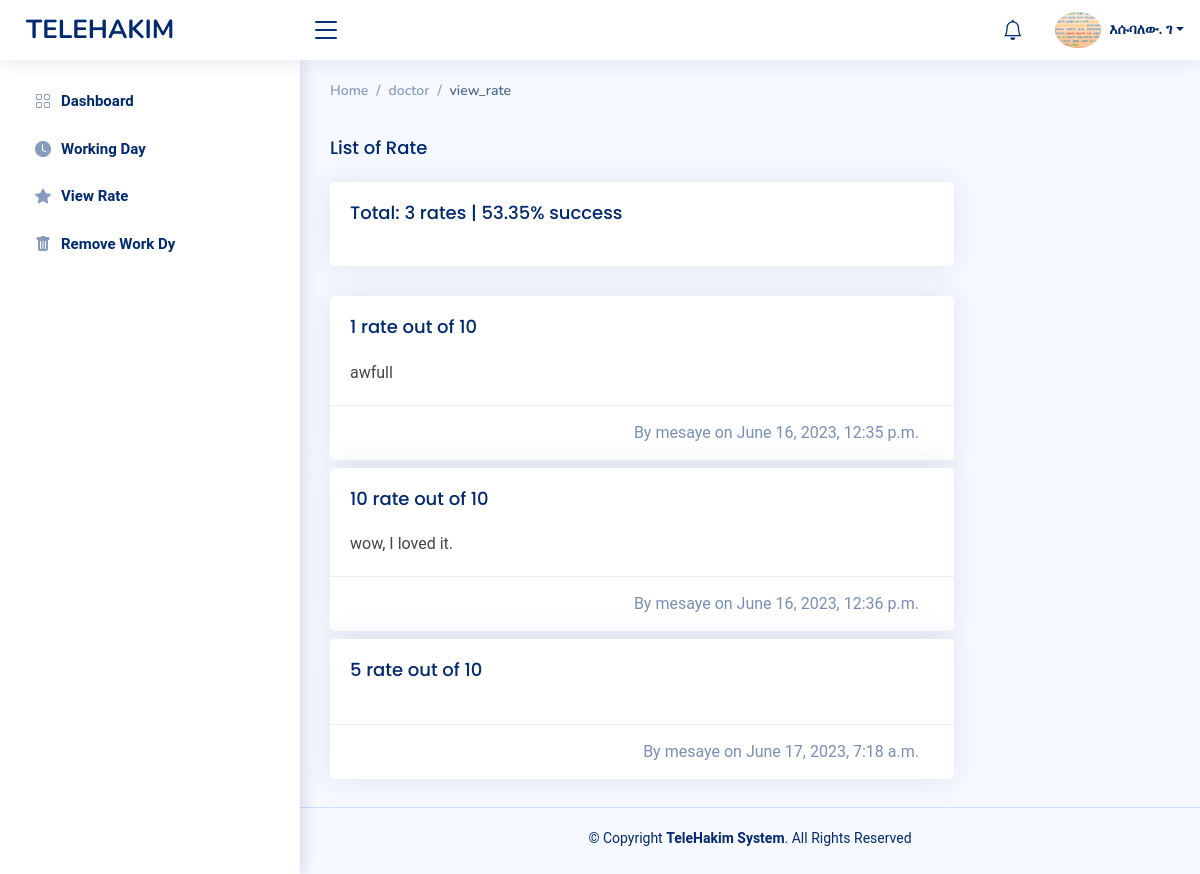
Page /dashboard/doctor/?pages=view_rate (signed in) on the committed database.
### account/models.py (models this page shows, shortened)
class Doctor(models.Model):
    SPECIALITY_CHOICES = [
        ('Dermatologist', 'Dermatologist'),
        ('Dentist', 'Dentist'),
        ('Sexologist', 'Sexologist'),
        ('Dietitian/Nutritionist', 'Dietitian/Nutritionist'),
        ('General Physician', 'General Physician'),
        ('Orthopedist', 'Orthopedist'),
        ('Gynaecologist', 'Gynaecologist'),
        ('Pediatrics', 'Pediatrics'),
        ('Psychologist', 'Psychologist'),
    ]
    first_name = models.CharField(max_length=100)
    last_name = models.CharField(max_length=100)
    email = models.EmailField(max_length=100, unique=True)
    phone = models.CharField(max_length=100, unique=True)
    password = models.CharField(max_length=100)
    address = models.CharField(max_length=100)
    date_of_birth = models.DateField(blank=True, null=True)
    specialization = models.CharField(max_length=100, choices=SPECIALITY_CHOICES)
    document = models.FileField(upload_to='doctor_document')
    photo = models.ImageField(upload_to='doctor_photo', blank=True, default='user_avatar.png')
    is_verified = models.BooleanField(default=False)
    degree = models.CharField(max_length=100, null=True, blank=True)
    experience = models.CharField(max_length=100, default='0')
    about = models.TextField(max_length=500, null=True, blank=True)
    fee = models.IntegerField(default=0)
    hospital = models.CharField(max_length=100, null=True, blank=True)
    account_number = models.CharField(max_length=100, null=True, blank=True)

class Patient(models.Model):
    first_name = models.CharField(max_length=100, )
    last_name = models.CharField(max_length=100)
    email = models.EmailField(max_length=100, unique=True)
    phone = models.CharField(max_length=100, unique=True)
    password = models.CharField(max_length=100)
    address = models.CharField(max_length=100, null=True, blank=True)
    date_of_birth = models.DateField(null=True, blank=True)
    photo = models.ImageField(upload_to='patient_photo', blank=True, default='user_avatar.png')
    is_admin = models.BooleanField(max_length=5, default=False)
    is_patient = models.BooleanField(max_length=5, default=False)

### dashboard/models.py (models this page shows, shortened)
class Rate(models.Model):
    class Meta:
        ordering = ('date',)
    user = models.ForeignKey(Patient, on_delete=models.CASCADE, null=True, related_name='user_rate')
    doctor = models.ForeignKey(Doctor, on_delete=models.CASCADE, null=True, related_name='doctor_rate')
    rate = models.IntegerField(default=0)
    comment = models.CharField(max_length=200, null=True, blank=True)
    date = models.DateTimeField(auto_now_add=True, null=True)

### dashboard/views.py (the view, shortened to what this page needs)
# urls.py: path('doctor/', doctor_dashboard, name="doctor-dashboard"),
def doctor_dashboard(request):
    page = request.GET.get('pages')
    app_id = request.GET.get('app_id')
    user = user_info(request)
    user_role = u_role(request)
    rates = Rate.objects.filter(doctor=user)
    update_form = DoctorUpdateForm(instance=user)
    list_schedule = []
    unique_dates = []
    context = {
        'page': page,
        'user': user,
        'user_role': user_role,
        'app_id': app_id,
        'histories': Appointment.objects.filter(doctor=user).order_by('status'),
        'rate_info': {
            'rates': rates,
            'total_rate': sum(obj.rate for obj in rates),
            'total_percent': ((sum(obj.rate for obj in rates) + 0.01) / ((10 * len(rates)) + 0.01)) * 100,
        },
        'book_info': {
            'dates': sorted(unique_dates)[:6],
            'schedules': list_schedule,
            'doc_email': user.email,
        },
        'notifications': [
            a for a in Appointment.objects.filter(doctor=user) if
            (a.left_time.total_seconds() > 0) and (a.left_time.total_seconds() <= 1800)
        ],
        'doctor_form': DoctorRegistrationForm(),
        'update_form': update_form,
    }
    automate_email(request)
    return render(request, 'telehakim/doctor-page.html', context)

### templates/telehakim/doctor-page.html (shortened to what this page needs)
{% extends 'telehakim/main_base.html' %}
{% block aside %}
<aside id="sidebar" class="sidebar">
    <ul class="sidebar-nav" id="sidebar-nav">
        <li class="nav-item">
            <a class="nav-link collapsed" href="{% url 'dashboard:doctor-dashboard' %}">
                <i class="bi bi-grid"></i>
                <span>Dashboard</span>
            </a>
        </li>
        <li class="nav-item">
            <a class="nav-link collapsed" href="{% url 'dashboard:doctor-dashboard' %}?pages=working_day">
                <i class="bi bi-clock-fill"></i><span>Working Day</span>
            </a>
        </li>
        <li class="nav-item">
            <a class="nav-link collapsed" href="{% url 'dashboard:doctor-dashboard' %}?pages=view_rate">
                <i class="bi bi-star-fill"></i>
                <span>View Rate</span>
            </a>
        </li>
        <li class="nav-item">
            <a class="nav-link collapsed" href="{% url 'dashboard:doctor-dashboard' %}?pages=remove_day">
                <i class="bi bi-trash-fill"></i>
                <span>Remove Work Dy</span>
            </a>
        </li>
    </ul>
</aside>
{% endblock %}
{% block middle_breadcrumb %}
doctor
{% endblock %}
{% block active_breadcrumb %}
{% if page == None %}
dashboard
{% elif page|slice:":4" == 'chat' %}
chatting
{% elif page == "working_day" %}
add_working_day
{% elif page == "remove_day" %}
remove_working_day
{% elif page == 'profile' %}
profile
{% elif page == 'view_rate' %}
view_rate
{% endif %}
{% endblock %}
{% block middle %}
{% load static %}
{% if page == "working_day" %}
<div class="row">
    <div class="col-lg-9">
        <h5 class="card-title">Add Working date</h5>
        <div class="card p-5">
            <form action="{% url 'appointment:fill-date' %}" method="post" class="row g-3">
                {% csrf_token %}
                <div class="col-12">
                    <label for="inputDate1" class="form-label">Initial | Specific Date</label>
                    <input id="inputDate1" name="date-first" type="date" class="form-control" , required>
                </div>
                <div class="col-12">
                    <label for="inputDate" class="form-label">Final Date</label>
                    <input id="inputDate" name="date-final" type="date" class="form-control">
                </div>
                <div class="col-12">
                    <label for="floatingTextarea" class="form-label">Free Time</label>
                    <textarea class="form-control" name="date-input" placeholder="Address" required
                              id="floatingTextarea"
                              style="height: 100px;"></textarea>
                </div>
                <div class="float-end col-4">
                    <input type="submit" name="fill_date" value="ADD" class="form-control btn btn-primary">
                </div>
            </form>
        </div>
        <div class="card p-5">
            <h5 class="card-title">How to fill my work day?</h5>
            <p>
                Fill in only the initial or specific date if your schedule is different for particular date,
                and then fill in the free time in the text area.
            </p>
            <p>
                Fill in the start and end dates if your schedule is the same for the range of dates,
                and then fill in the free time in the text box.
            </p>
            <p>
                Use the suggested format: <span style="font-family:monospace; color:red;font-size:19px">Start-time - end-time:d|n.</span><br>
                <span style="font-family:monospace; color:red;font-size:19px">Note:</span> don't use minute here and
                both n and d are case-insensitive.
                <br><br>
                3-5:d -> from morning 3:00 to 5:00, d-> refers to day, n->for night <br>
                10-12:d -> from 10:00 to 12:00, in afternoon <br>
                7-8:N -> from 7:00 to 8:00, in Night <br>
            </p>
            <p>
                Please use commas to separate the different time slots, eg. 3-5:d,10-12:d,7-8:N
            </p>
        </div>
    </div>
</div>
{% elif page == 'view_rate' %}
<div class="row">
    <div class="col-lg-9">
        <h5 class="card-title">List of Rate</h5>
        <div class="card">
            <div class="card-body">
                <h5 class="card-title">
                    Total: {{rate_info.rates|length}} rate{{rate_info.rates|pluralize}}
                    | {{rate_info.total_percent|floatformat:2 }}% success </h5>
            </div>
        </div>
        {% for rate in rate_info.rates %}
        <div class="card mb-2">
            <div class="card-body">
                <h5 class="card-title">{{ rate.rate }} rate out of 10</h5>
                {{ rate.comment }}
            </div>
            <div class="card-footer">
                <span style="float: right;margin-right: 20px;">By {{ rate.user.first_name }} on {{ rate.date }}</span>
            </div>
        </div>
        {% empty %}
        <h5 class="card-title">Nothing to show here.</h5>
        {% endfor %}
    </div>
</div>
{% elif page|slice:":4" == 'chat' %}
{% if page == 'chatting' %}
{% include 'chat/room.html' %}
{% else %}
{% include 'chat/index.html' %}
{% endif %}
{% elif page == 'profile' %}
    {% include 'telehakim/partials/profile.html' %}
{% else %}
{% load mathfilters %}
{% endif %}
{% endblock %}

### templates/telehakim/main_base.html (shortened to what this page needs)
{% load static %}
<html lang="en">
<head>
    <link rel="stylesheet" href="https://code.jquery.com/ui/1.13.0/themes/base/jquery-ui.css">
    <link href="{% static 'assets/vendor/bootstrap/css/bootstrap.min.css' %}" rel="stylesheet">
    <link href="{% static 'assets/vendor/bootstrap-icons/bootstrap-icons.css' %}" rel="stylesheet">
    <link href="{% static 'assets/vendor/simple-datatables/style.css' %}" rel="stylesheet">
    <link href="{% static 'assets/css/style.css' %}" rel="stylesheet">
    <link rel="stylesheet" href="{% static 'css/main_chat.css' %}">
    <link rel="stylesheet" href="{% static 'css/video.css' %}">
</head>
<body onload="post_none()">
<header id="header" class="header fixed-top d-flex align-items-center">
    <div class="d-flex align-items-center justify-content-between">
        <a href="#" class="logo d-flex align-items-center">
            <span class="d-none d-lg-block">TELEHAKIM</span>
        </a>
        <i class="bi bi-list toggle-sidebar-btn"></i>
    </div>
    <nav class="header-nav ms-auto">
        <ul class="d-flex align-items-center">
            <li class="nav-item dropdown">
                <a class="nav-link nav-icon" href="#" data-bs-toggle="dropdown">
                    <i class="bi bi-bell"></i>
                </a>
            </li>
            <li class="nav-item dropdown pe-3">
                <a class="nav-link nav-profile d-flex align-items-center pe-0" href="#" data-bs-toggle="dropdown">
                    <img src="{{ user.photo.url }}" alt="Profile" class="rounded-circle">
                    <span class="d-none d-md-block dropdown-toggle ps-2">{{ user.first_name|title }}. {{ user.last_name|first|capfirst }}</span>
                </a>
            </li>
        </ul>
    </nav>
</header>
<aside id="sidebar" class="sidebar">
    {% block aside %}
    {% endblock %}
</aside>
<main id="main" class="main">
    <div class="pagetitle">
        <nav>
            <ol class="breadcrumb">
                <li class="breadcrumb-item"><a href="#">Home</a></li>
                <li class="breadcrumb-item">{% block middle_breadcrumb %}{% endblock %}</li>
                <li class="breadcrumb-item active">{% block active_breadcrumb %}{% endblock %}</li>
            </ol>
        </nav>
    </div>
    <section class="section">
        {% block middle %}{% endblock %}
    </section>
</main>
<footer id="footer" class="footer">
    <div class="copyright">
        &copy; Copyright <strong><span>TeleHakim System</span></strong>. All Rights Reserved
    </div>
    <div class="credits">
    </div>
</footer>
</body>
</html>

### rows in the picture
Doctor: photo (picture), first_name "እሱባለው", last_name|first "ገ"
Rate: rate "1", comment "awfull", user.first_name "mesaye", date "June 16, 2023, 12:35 p.m."
Rate: rate "10", comment "wow, I loved it.", user.first_name "mesaye", date "June 16, 2023, 12:36 p.m."
Rate: rate "5", user.first_name "mesaye", date "June 17, 2023, 7:18 a.m."

### other values in the picture
{{ rate_info.rates|length }} "3"
{{ rate_info.total_percent|floatformat:2 }} "53.35"
